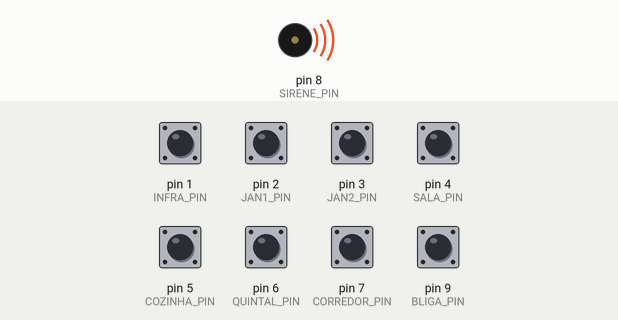
Recording of a sketch running on a simulated Arduino Uno, built with avr-gcc and run on an emulated ATmega328P. On the bench: buzzer (waves = sounding, pin HIGH). The inputs (shaded band) are chosen by the test bench; at power-on: pin 1 (INFRA_PIN), pin 2 (JAN1_PIN), pin 3 (JAN2_PIN), pin 4 (SALA_PIN), pin 5 (COZINHA_PIN), pin 6 (QUINTAL_PIN), pin 7 (CORREDOR_PIN), pin 9 (BLIGA_PIN) HIGH.

Above: at 1.2 s.
1.3 s: pin 9 (BLIGA_PIN) pulled LOW for 0.15 s
At 1.37 s:
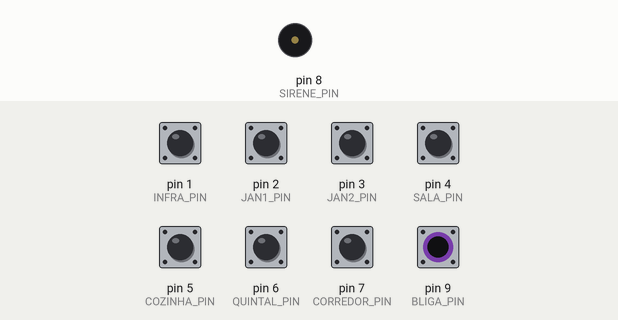
Timing chart, 0 to 4.3 s (numbered marks = the images above; inputs shaded):
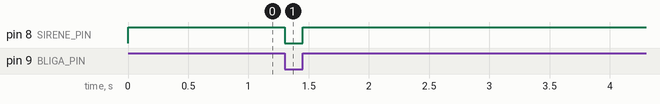

The sketch:

atv1.ino
```cpp
#define BLIGA_PIN 9
#define INFRA_PIN 1
#define JAN1_PIN 2
#define JAN2_PIN 3
#define SALA_PIN 4
#define COZINHA_PIN 5
#define QUINTAL_PIN 6
#define CORREDOR_PIN 7
#define SIRENE_PIN 8


bool bliga = 0, infra = 0, jan1 = 0;
bool jan2 = 0, sala = 0, cozinha = 0;
bool quintal = 0, corredor = 0, sirene = 0;

// configurações:
void setup()
{
    pinMode(BLIGA_PIN,INPUT_PULLUP);
    pinMode(INFRA_PIN,INPUT_PULLUP);
    pinMode(JAN1_PIN,INPUT_PULLUP);
    pinMode(JAN2_PIN,INPUT_PULLUP);
    pinMode(SALA_PIN,INPUT_PULLUP);
    pinMode(COZINHA_PIN,INPUT_PULLUP);
    pinMode(QUINTAL_PIN,INPUT_PULLUP);
    pinMode(CORREDOR_PIN,INPUT_PULLUP);
    pinMode(SIRENE_PIN,OUTPUT);
}

//lógica:
void loop()
{
       //I-0's:
    int bliga = digitalRead(BLIGA_PIN);
    int infra = digitalRead(INFRA_PIN);
    int jan1 = digitalRead(JAN1_PIN);
    int jan2 = digitalRead(JAN2_PIN);
    int sala = digitalRead(SALA_PIN);
    int cozinha = digitalRead(COZINHA_PIN);
    int quintal = digitalRead(QUINTAL_PIN);
    int corredor = digitalRead(CORREDOR_PIN);


    if (bliga == 1){
        if (infra == 0 or jan1 == 0 or jan2 == 0 or
        sala == 1 or cozinha == 1 or quintal == 1 or
        corredor == 1){
            digitalWrite(SIRENE_PIN, HIGH);  // Ativa a sirene
        } else {
            digitalWrite(SIRENE_PIN, LOW);  // Desativa a sirene
        }
    } else {
        digitalWrite(SIRENE_PIN, LOW);   // Desativa a sirene caso o BLIGA_PIN esteja desativado
    }

}
```

Measured:
- after the input at 1.3 s, pin 8 (SIRENE_PIN): HIGH → LOW at once, → HIGH 0.15 s later
